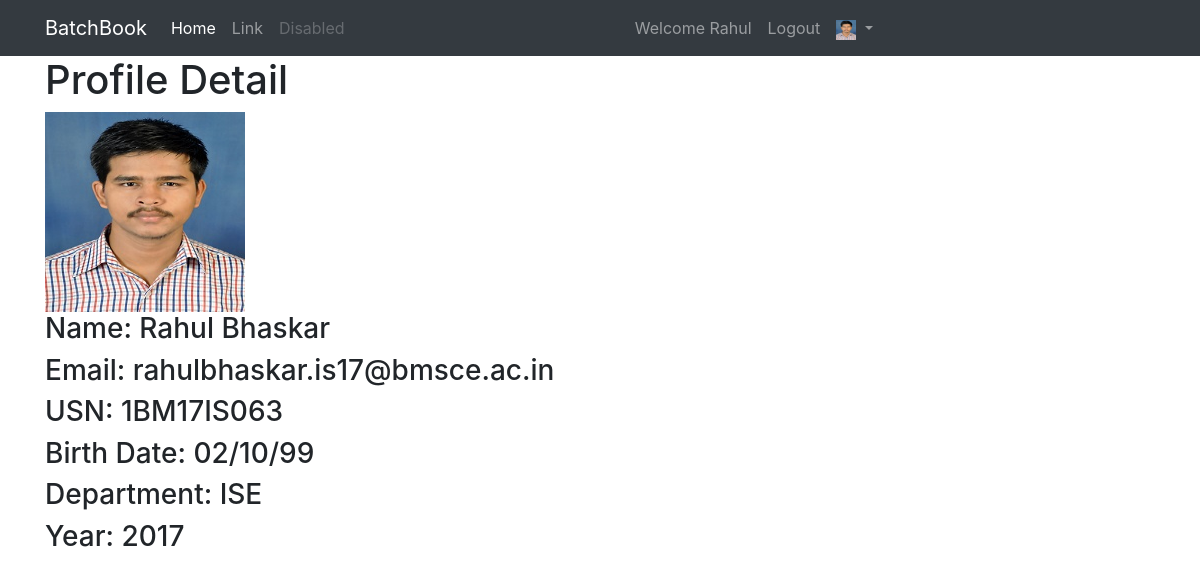
The app's page /student/profile/ (signed in), older data.
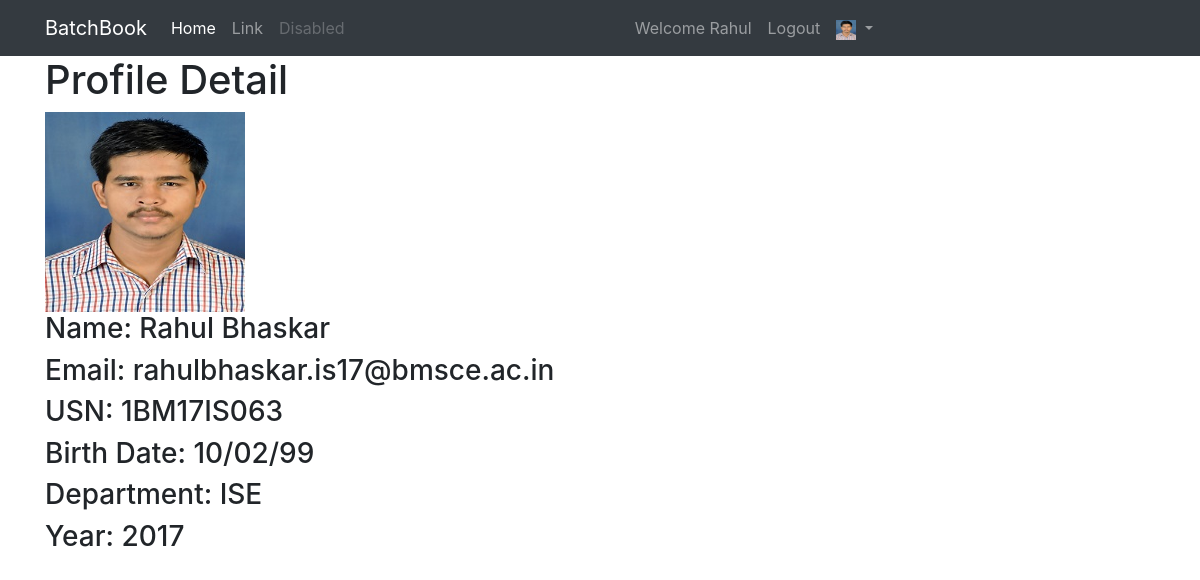
The same page, newer data.
### accounts/models.py (models this page shows, shortened)
class Student(AbstractBaseUser, PermissionsMixin):
    INFORMATION_SCIENCE = 'ISE'
    COMPUTER_SCIENCE = 'CSE'
    DEPARTMENT = (
        (INFORMATION_SCIENCE, 'Information Science Engg.'),
        (COMPUTER_SCIENCE, 'Computer Science Engg.'),
    )
    YEAR_CHOICES = [(2015, 2015),(2016,2016),(2017, 2017), (2018, 2018), (2019, 2019), (2020, 2020)]
    email = models.EmailField(
        "College Email",
        validators = [email_validator,],
        unique=True
    )
    usn = models.CharField(
        max_length=11,
        unique=True,
        validators=[RegexValidator(
            regex=USN_REGEX,
            message='Please enter valid USN.(must be in capital letter)',
            code='usn_err'
        ),]
    )
    first_name = models.CharField(max_length=30, null=True)
    middle_name = models.CharField(max_length=30, blank=True, null=True)
    last_name = models.CharField(max_length=30, blank=True, null=True)
    dob = models.DateField("date of birth", null=True)
    department = models.CharField(
        max_length=3,
        choices = DEPARTMENT,
        null=True
    )
    profile_img = models.ImageField(
        upload_to=upload_image_path,
        default='profile_pics/default/default.jpg'
    )
    year = models.IntegerField(
        'Year',
        choices=YEAR_CHOICES,
        null=True,
        help_text="Year which you joined the college."
    )
    is_active = models.BooleanField(default=True)
    is_staff = models.BooleanField('class representative',default=False)
    is_superuser = models.BooleanField('administrator',default=False)
    objects = StudentManager()
    USERNAME_FIELD = 'email'
    REQUIRED_FIELDS = ['usn']
    class Meta:
        verbose_name='student'
        verbose_name_plural='students'
    def get_short_name(self):
        return self.first_name
    def get_full_name(self):
        if self.middle_name != None and self.last_name != None:
            return "{fn} {mn} {ln}".format(
                fn = self.first_name,
                mn = self.middle_name,
                ln = self.last_name
            )
        elif self.last_name != None:
            return "{fn} {ln}".format(
                fn=self.first_name,
                ln=self.last_name
            )
        else:
            return self.get_short_name()
    def get_email(self):
        return self.email

### accounts/views.py (the view)
# urls.py: path('profile/', StudentProfileView.as_view(), name='profile'),
class StudentProfileView(LoginRequiredMixin, TemplateView):
    login_url = reverse_lazy('student:login')
    template_name = 'accounts/user_profile.html'

### accounts/templates/accounts/user_profile.html (shortened to what this page needs)
{% extends parent_template|default:'accounts/base_accounts.html' %}
{% block content %}
<h1>Profile Detail</h1>
<img src="{{user.profile_img.url}}" alt="Opps!" width="200" height="200">
<h3>Name:       {% firstof user.get_full_name user.get_short_name %}</h3>
<h3>Email:      {{user.get_email}}</h3>
<h3>USN:        {{user.usn}}</h3>
<h3>Birth Date: {{user.dob|date:"d/m/y"}}</h3>
<h3>Department: {{user.department}}</h3>
<h3>Year:       {{user.year}} </h3>
{% endblock content %}

### accounts/templates/accounts/base_accounts.html
{% extends parent_template|default:"base.html" %}
{% load staticfiles %}
{% block css_block %}
<link rel="stylesheet" href="{% static 'accounts/style.css' %}">
{% endblock css_block %}

### templates/base.html (shortened to what this page needs)
<!doctype html>
<html lang="en">
<head>
    <link rel="stylesheet" href="https://stackpath.bootstrapcdn.com/bootstrap/4.1.2/css/bootstrap.min.css"
>
    {% block css_block %}
    {% endblock css_block %}
</head>
<body>
    {% include "navbar.html" %}
    <div class="container">
        {% block content %}
        {% endblock content %}
    </div>
</body>
</html>

### templates/navbar.html (shortened to what this page needs)
<nav class="navbar navbar-expand-lg navbar-dark bg-dark">
    <div class="container">
        <a class="navbar-brand" href="{% url 'index' %}">BatchBook</a>
        <div class="collapse navbar-collapse" id="navbarSupportedContent">
            <ul class="navbar-nav mr-auto">
                <li class="nav-item active">
                    <a class="nav-link" href="#">Home
                    </a>
                </li>
                <li class="nav-item">
                    <a class="nav-link" href="#">Link</a>
                </li>
                <li class="nav-item">
                    <a class="nav-link disabled" href="#">Disabled</a>
                </li>
            </ul>
            <ul class="navbar-nav mr-auto navbar-right">
                {% if user.is_authenticated %}
                <li class="nav-item">
                    <a href="{% url 'student:profile' %}" class="nav-link">Welcome {{user.first_name}}</a>
                </li>
                <li class="nav-item">
                    <a href="{% url 'student:logout' %}?next={{request.path}}" class="nav-link">Logout</a>
                </li>
                <li class="nav-item dropdown">
                    <a class="nav-link dropdown-toggle" href="#" id="navbarDropdown" role="button" data-toggle="dropdown" aria-haspopup="true"
                        aria-expanded="false">
                        {% if user.is_authenticated %}
                        <img src="{{user.profile_img.url}}" alt="options" width="20" height="20">
                        {% else %}
                        <img src="/media/default/default.jpg" width="20" height="20">
                        {% endif %}
                    </a>
                </li>
                {% endif %}
            </ul>
        </div>
    </div>
</nav>

Row changes from the older to the newer data that the page shows:
changed Student "Rahul Bhaskar": dob "02/10/99" → "10/02/99"
